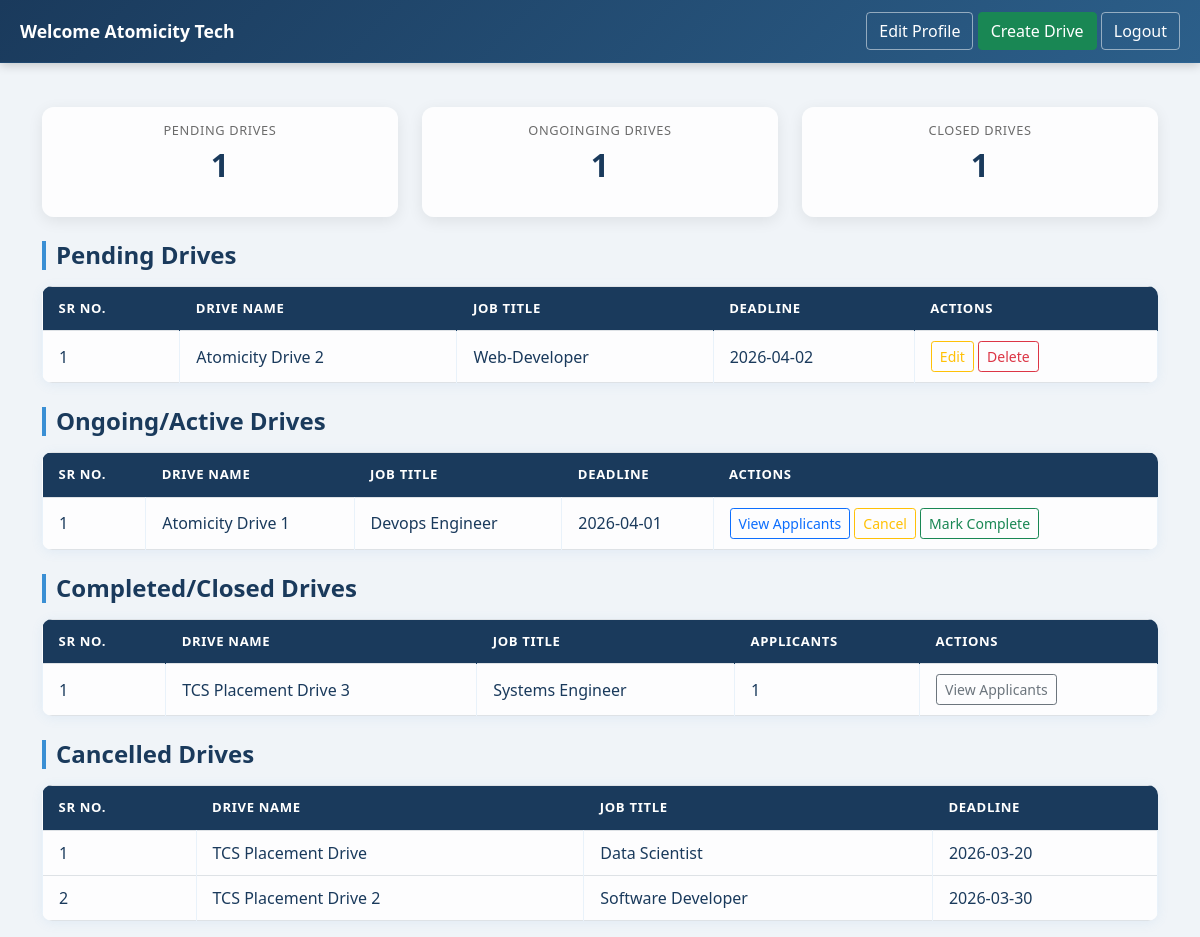
The app's page /company_dashboard/3 with its own data.
### application/models.py (models this page shows)
class Company(db.Model):
    __tablename__ = 'company'
    id = db.Column(db.Integer, primary_key=True)
    company_name = db.Column(db.String(150), nullable=False)
    user_id = db.Column(db.Integer, db.ForeignKey('user.id'), nullable=False)
    contact = db.Column(db.String(100))
    website = db.Column(db.String(200))
    description = db.Column(db.Text)
    is_approved = db.Column(db.Boolean, default=False)
    drives = db.relationship('Drive', backref='company', lazy=True)
    applications = db.relationship('Application', backref='company', lazy=True)

class Drive(db.Model):
    __tablename__ = 'drive'
    id = db.Column(db.Integer, primary_key=True)
    company_id = db.Column(db.Integer, db.ForeignKey('company.id'), nullable=False)
    drive_name = db.Column(db.String(150), nullable=False)
    job_title = db.Column(db.String(200), nullable=False)
    job_description = db.Column(db.Text, nullable=False)
    eligibility = db.Column(db.String(300))
    salary = db.Column(db.String(100))
    deadline = db.Column(db.Date, nullable=False)
    status = db.Column(db.String(20), default="Pending")
    created_at = db.Column(db.DateTime, default=lambda: datetime.now(timezone.utc))
    applications = db.relationship('Application', backref='drive', lazy=True)

### application/controllers.py (the view)
@app.route("/company_dashboard/<int:user_id>")
def company_dashboard(user_id):
    company = Company.query.filter_by(user_id=user_id).first()
    today = date.today()
    ongoing_drives = Drive.query.filter(
        Drive.company_id == company.id,
        Drive.status == "Approved",
        Drive.deadline >= today        # deadline not yet passed
    ).all()
    pending_drives = Drive.query.filter_by(company_id=company.id, status="Pending").all()
    closed_drives = Drive.query.filter_by(
        company_id=company.id,
        status="Closed"
    ).all()
    cancelled_drives = Drive.query.filter_by(
        company_id=company.id,
        status="Cancelled"
    ).all()
    return render_template(
        "company_dash.html",
        company=company,
        ongoing_drives=ongoing_drives,
        pending_drives=pending_drives,
        closed_drives=closed_drives,
        cancelled_drives=cancelled_drives
    )

### templates/company_dash.html (shortened to what this page needs)
<!DOCTYPE html>
<html>
<head>
  <link href="https://cdn.jsdelivr.net/npm/bootstrap@5.0.2/dist/css/bootstrap.min.css" rel="stylesheet">
  <link rel="stylesheet" href="/static/style.css">
</head>
<body>
<nav class="navbar navbar-light bg-light px-3">
  <a class="navbar-brand">Welcome {{ company.company_name }}</a>
  <div>
    <a href="/company_profile/{{ company.user_id }}" class="btn btn-outline-primary">Edit Profile</a>
    <a href="/create_drive/{{ company.user_id }}" class="btn btn-success">Create Drive</a>
    <a href="/logout" class="btn btn-outline-dark">Logout</a>
  </div>
</nav>
<div class="container mt-4">
  <div class="row mb-4">
    <div class="col">
      <div class="card text-center p-3">
        <h6>Pending Drives</h6>
        <h4>{{ pending_drives|length }}</h4>
      </div>
    </div>
    <div class="col">
      <div class="card text-center p-3">
        <h6>Ongoinging Drives</h6>
        <h4>{{ ongoing_drives|length }}</h4>
      </div>
    </div>
    <div class="col">
      <div class="card text-center p-3">
        <h6>Closed Drives</h6>
        <h4>{{ closed_drives|length }}</h4>
      </div>
    </div>
  </div>
  <h4 class="mt-4">Pending Drives</h4>
  {% if pending_drives %}
  <table class="table table-bordered">
    <thead>
      <tr>
        <th>Sr No.</th>
        <th>Drive Name</th>
        <th>Job Title</th>
        <th>Deadline</th>
        <th>Actions</th>
      </tr>
    </thead>
    <tbody>
      {% for d in pending_drives %}
      <tr>
        <td>{{ loop.index }}</td>
        <td>{{ d.drive_name }}</td>
        <td>{{ d.job_title }}</td>
        <td>{{ d.deadline }}</td>
        <td>
          <a href="/edit_drive/{{ d.id }}/{{ company.user_id }}"
             class="btn btn-outline-warning btn-sm">Edit</a>
          <a href="/delete_drive/{{ d.id }}/{{ company.user_id }}"
             class="btn btn-outline-danger btn-sm">Delete</a>
        </td>
      </tr>
      {% endfor %}
    </tbody>
  </table>
  {% else %}
    <p class="text-muted">No pending drives.</p>
  {% endif %}
  <h4 class="mt-4">Ongoing/Active Drives</h4>
  {% if ongoing_drives %}
  <table class="table table-bordered">
    <thead>
      <tr>
        <th>Sr No.</th>
        <th>Drive Name</th>
        <th>Job Title</th>
        <th>Deadline</th>
        <th>Actions</th>
      </tr>
    </thead>
    <tbody>
      {% for d in ongoing_drives %}
      <tr>
        <td>{{ loop.index }}</td>
        <td>{{ d.drive_name }}</td>
        <td>{{ d.job_title }}</td>
        <td>{{ d.deadline }}</td>
        <td>
          <a href="/view_applicants/{{ d.id }}" class="btn btn-outline-primary btn-sm">View Applicants</a>
          <a href="/cancel_drive/{{ d.id }}" class="btn btn-outline-warning btn-sm">Cancel</a>
          <a href="/mark_complete/{{ d.id }}" class="btn btn-outline-success btn-sm">Mark Complete</a>
        </td>
      </tr>
      {% endfor %}
    </tbody>
  </table>
  {% else %}
    <p class="text-muted">No ongoing drives.</p>
  {% endif %}
  <h4 class="mt-4">Completed/Closed Drives</h4>
  {% if closed_drives %}
  <table class="table table-bordered">
    <thead>
      <tr>
        <th>Sr No.</th>
        <th>Drive Name</th>
        <th>Job Title</th>
        <th>Applicants</th>
        <th>Actions</th>
      </tr>
    </thead>
    <tbody>
      {% for d in closed_drives %}
      <tr>
        <td>{{ loop.index }}</td>
        <td>{{ d.drive_name }}</td>
        <td>{{ d.job_title }}</td>
        <td>{{ d.applications|length }}</td>
        <td>
          <a href="/view_applicants/{{ d.id }}"
             class="btn btn-outline-secondary btn-sm">View Applicants</a>
        </td>
      </tr>
      {% endfor %}
    </tbody>
  </table>
  {% else %}
    <p class="text-muted">No closed drives.</p>
  {% endif %}
  <h4 class="mt-4">Cancelled Drives</h4>
  {% if cancelled_drives %}
  <table class="table table-bordered">
    <thead>
      <tr>
        <th>Sr No.</th>
        <th>Drive Name</th>
        <th>Job Title</th>
        <th>Deadline</th>
      </tr>
    </thead>
    <tbody>
      {% for d in cancelled_drives %}
      <tr>
        <td>{{ loop.index }}</td>
        <td>{{ d.drive_name }}</td>
        <td>{{ d.job_title }}</td>
        <td>{{ d.deadline }}</td>
      </tr>
      {% endfor %}
    </tbody>
  </table>
  {% else %}
    <p class="text-muted">No cancelled drives.</p>
  {% endif %}
</div>
</body>
</html>

### static/style.css (style rules this page uses)
* { margin: 0; padding: 0; box-sizing: border-box; }
body { background: linear-gradient(135deg, #e8f4fd 0%, #d6eaf8 50%, #c8e6f9 100%); font-family: 'Segoe UI', sans-serif; min-height: 100vh; }
.text-center { margin-top: 20px; color: #5a7f9a; font-size: 0.88rem; }
.navbar { background: rgba(255, 255, 255, 0.85) !important; backdrop-filter: blur(10px); border-bottom: 1px solid rgba(58, 143, 212, 0.15); box-shadow: 0 2px 12px rgba(100, 160, 220, 0.15); }
.navbar-brand { color: #1a3a5c !important; font-weight: 600; font-size: 1.1rem; }
.container h4, .container h5 { color: #1a3a5c; font-weight: 600; border-left: 4px solid #3a8fd4; padding-left: 10px; margin-bottom: 16px; }
.card { border: none !important; border-radius: 12px !important; box-shadow: 0 2px 16px rgba(100, 160, 220, 0.15) !important; background: rgba(255, 255, 255, 0.85) !important; }
.card h6 { color: #5a7f9a; font-size: 0.8rem; text-transform: uppercase; letter-spacing: 0.05em; }
.card h4 { color: #1a3a5c; font-size: 2rem; font-weight: 700; border: none !important; padding-left: 0 !important; }
.table { background: rgba(255, 255, 255, 0.85); border-radius: 10px; overflow: hidden; box-shadow: 0 2px 12px rgba(100, 160, 220, 0.1); }
.table thead th { background: #1a3a5c !important; color: #ffffff !important; font-size: 0.82rem; text-transform: uppercase; letter-spacing: 0.05em; border: none !important; padding: 12px 16px; }
.table tbody tr { transition: background 0.15s; }
.table tbody td { color: #1a3a5c; vertical-align: middle; border-color: rgba(58, 143, 212, 0.1) !important; padding: 10px 16px; }
.navbar { background: linear-gradient(135deg, #1a3a5c, #2c5f8a) !important; box-shadow: 0 2px 10px rgba(0,0,0,0.2); padding: 12px 20px !important; }
.navbar-brand { color: #ffffff !important; font-weight: 600 !important; font-size: 1.1rem !important; }
.navbar .btn-outline-primary { color: #fff !important; border-color: rgba(255,255,255,0.5) !important; }
.navbar .btn-outline-dark { color: #fff !important; border-color: rgba(255,255,255,0.5) !important; }
.card { border: none !important; border-radius: 12px !important; box-shadow: 0 4px 15px rgba(0,0,0,0.08) !important; transition: transform 0.2s, box-shadow 0.2s !important; }
.card h6 { color: #6b6b6b; font-size: 0.8rem; text-transform: uppercase; letter-spacing: 0.05em; }
.card h4 { color: #1a3a5c; font-weight: 700; font-size: 2rem; }
h4.mt-4 { color: #1a3a5c; font-weight: 600; border-left: 4px solid #3a8fd4; padding-left: 10px; margin-bottom: 16px !important; }
body { background: #f0f4f8 !important; }

### records on screen
Company: company_name "Atomicity Tech"
Drive: drive_name "Atomicity Drive 2", job_title "Web-Developer", deadline "2026-04-02"
Drive: drive_name "Atomicity Drive 1", job_title "Devops Engineer", deadline "2026-04-01"
Drive: drive_name "TCS Placement Drive 3", job_title "Systems Engineer", applications|length "1"
Drive: drive_name "TCS Placement Drive", job_title "Data Scientist", deadline "2026-03-20"
Drive: drive_name "TCS Placement Drive 2", job_title "Software Developer", deadline "2026-03-30"

### other values on screen
{{ pending_drives|length }} "1"
{{ ongoing_drives|length }} "1"
{{ closed_drives|length }} "1"
